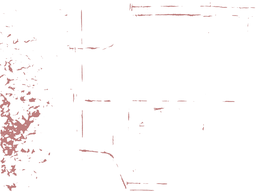
#> input picture masks/red_mask.png, 256 x 192 px, shrunk from 4056 x 3040 before the run
$ python region_analysis.py
#> lines starting #> are read from the running program, lines starting #| are printed output that depends on the picture
#!.conda/bin/python
from PIL import Image
import numpy as np
import matplotlib.pyplot as plt
from skimage.measure import regionprops, label
from scipy.ndimage import rotate

# Load the red mask image
red_mask_image_path = './masks/red_mask.png'
red_mask = Image.open(red_mask_image_path)
#> red_mask is the input picture: PIL image 256x192 RGBA; mean R, G, B, A 12.9, 0, 0, 4.3

# Convert to numpy array and get the alpha channel as the mask
red_mask_np = np.array(red_mask)
alpha_channel = red_mask_np[:, :, 3]  # Assuming the alpha channel is the last one
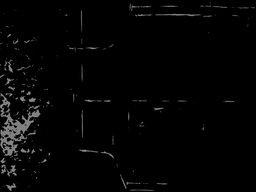
#> alpha_channel: shape (192, 256); min 0, max 155, mean 4.3

# Label connected components
labeled_mask = label(alpha_channel)
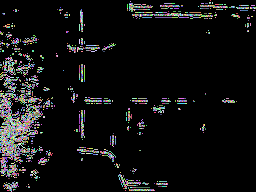
#> labeled_mask: shape (192, 256) int64; 4252 distinct labels, from 0 to 4251; one colour per label, 0 black

# Analyze properties of labeled regions
regions = regionprops(labeled_mask)
#> regions = 4251 regions

# Placeholder for categorized cracks
vertical_cracks = []
horizontal_cracks = []
diagonal_cracks = []

# Classify based on orientation and aspect ratio
for props in regions:
    y0, x0, y1, x1 = props.bbox
    region_height = y1 - y0
    region_width = x1 - x0
    aspect_ratio = region_width / float(region_height)

    # Criteria for differentiating crack types (can be fine-tuned)
    if aspect_ratio > 1.2:
        horizontal_cracks.append(props.bbox)
    elif aspect_ratio < 0.8:
        vertical_cracks.append(props.bbox)
    else:
        # Assuming square-like regions are diagonal cracks
        # This is a simplification and might not be accurate
        orientation = props.orientation
        if -np.pi/4 <= orientation <= np.pi/4:
            horizontal_cracks.append(props.bbox)
        else:
            diagonal_cracks.append(props.bbox)
#> this loop made 4251 passes
#> (y0, x0, y1, x1, region_height, region_width, aspect_ratio) on passes 1 to 12: (0, 210, 1, 211, 1, 1, 1), (1, 130, 2, 131, 1, 1, 1), (2, 209, 3, 210, 1, 1, 1), (2, 210, 3, 211, 1, 1, 1), (2, 212, 4, 213, 2, 1, 0.5), (3, 129, 4, 130, 1, 1, 1), (3, 130, 4, 131, 1, 1, 1), (3, 131, 4, 132, 1, 1, 1), (3, 132, 4, 133, 1, 1, 1), (3, 164, 4, 171, 1, 7, 7), (3, 171, 4, 172, 1, 1, 1), (3, 172, 4, 175, 1, 3, 3)
#> (y0, x0, y1, x1, region_height) on pass 90: (6, 143, 7, 144, 1)

# Function to display cracks
def show_cracks(cracks, title):
#> called with title = 'Vertical Cracks'
    fig, ax = plt.subplots()
    ax.imshow(alpha_channel, cmap='gray')
    for bbox in cracks:
        y0, x0, y1, x1 = bbox
        rect = plt.Rectangle((x0, y0), x1-x0, y1-y0, linewidth=1, edgecolor='r', facecolor='none')
        ax.add_patch(rect)
#> this loop made 146 passes
#> bbox on passes 1 to 12: (2, 212, 4, 213), (4, 127, 8, 128), (9, 61, 11, 62), (9, 127, 11, 128), (13, 80, 15, 81), (14, 69, 16, 70), (14, 134, 16, 135), (14, 195, 16, 196), (14, 216, 16, 217), (16, 80, 18, 81), (16, 82, 18, 83), (17, 249, 19, 250)
    ax.set_title(title)
    plt.show()

# Display the results
show_cracks(vertical_cracks, 'Vertical Cracks')
show_cracks(horizontal_cracks, 'Horizontal Cracks')
#> call 2 of show_cracks, with title = 'Horizontal Cracks'
#> the loop in show_cracks (call 2), `for bbox in cracks:` made 4101 passes
#> bbox on passes 1 to 3: (0, 210, 1, 211), (1, 130, 2, 131), (2, 209, 3, 210)
#> in show_cracks (call 2), `plt.show()`:
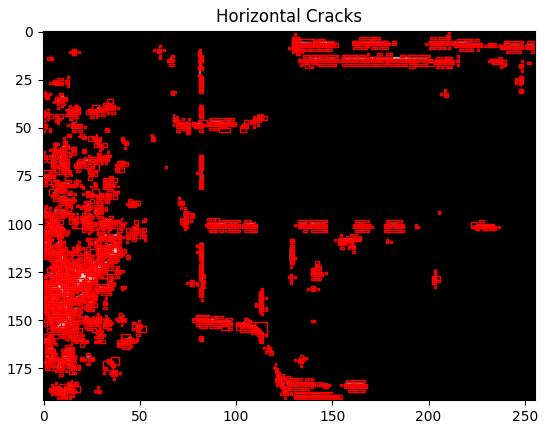
#> figure drawn by matplotlib, 1 panel
show_cracks(diagonal_cracks, 'Diagonal Cracks')
#> call 3 of show_cracks, with title = 'Diagonal Cracks'
#> the loop in show_cracks (call 3), `for bbox in cracks:` made 4 passes
#> bbox on passes 1 to 4: (57, 8, 60, 11), (71, 19, 74, 22), (128, 18, 131, 21), (143, 19, 148, 25)
#> in show_cracks (call 3), `plt.show()`:
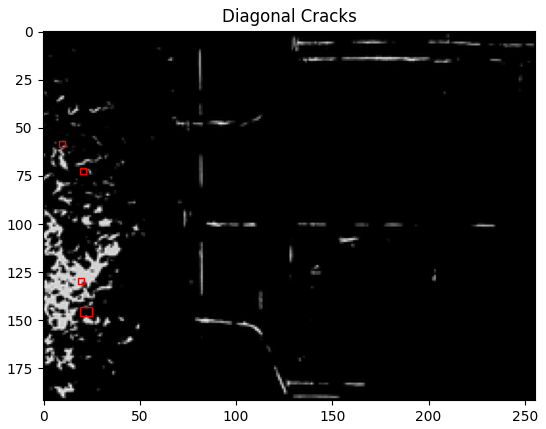
#> figure drawn by matplotlib, 1 panel

import matplotlib.pyplot as plt
from matplotlib.patches import Rectangle

# Define a function to save images of cracks
def save_crack_images(cracks, title, save_path):
#> called with title = 'Vertical Cracks', save_path = 'vertical_cracks.png'
    fig, ax = plt.subplots()
    ax.imshow(alpha_channel, cmap='gray')  # Assuming 'alpha_channel' is your mask
    for bbox in cracks:
        y0, x0, y1, x1 = bbox
        ax.add_patch(Rectangle((x0, y0), x1 - x0, y1 - y0, linewidth=1, edgecolor='r', facecolor='none'))
    ax.set_title(title)
    plt.axis('off')  # Turn off axis
    plt.savefig(save_path, bbox_inches='tight', pad_inches=0)
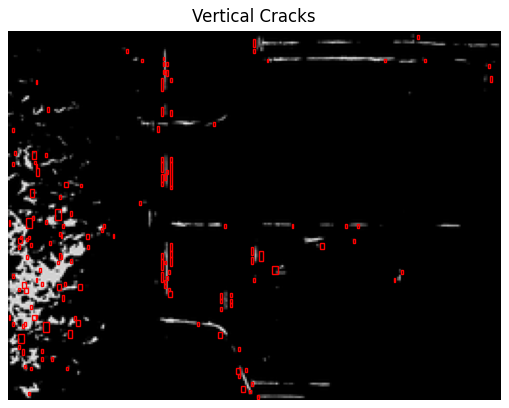
#> figure drawn by matplotlib, 1 panel
    plt.close()

# Example usage:
save_crack_images(vertical_cracks, 'Vertical Cracks', 'vertical_cracks.png')
save_crack_images(horizontal_cracks, 'Horizontal Cracks', 'horizontal_cracks.png')
#> call 2 of save_crack_images, with title = 'Horizontal Cracks', save_path = 'horizontal_cracks.png'
#> the loop in save_crack_images (call 2), `for bbox in cracks:` made 4101 passes
#> in save_crack_images (call 2), `plt.savefig(save_path, bbox_inches='tight', pad_inches=0)`:
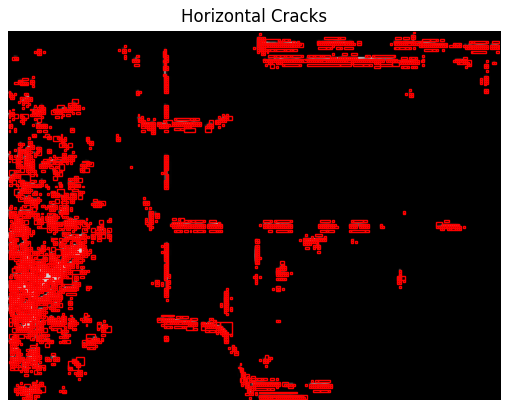
#> figure drawn by matplotlib, 1 panel
save_crack_images(diagonal_cracks, 'Diagonal Cracks', 'diagonal_cracks.png')
#> call 3 of save_crack_images, with title = 'Diagonal Cracks', save_path = 'diagonal_cracks.png'
#> the loop in save_crack_images (call 3), `for bbox in cracks:` made 4 passes
#> in save_crack_images (call 3), `plt.savefig(save_path, bbox_inches='tight', pad_inches=0)`:
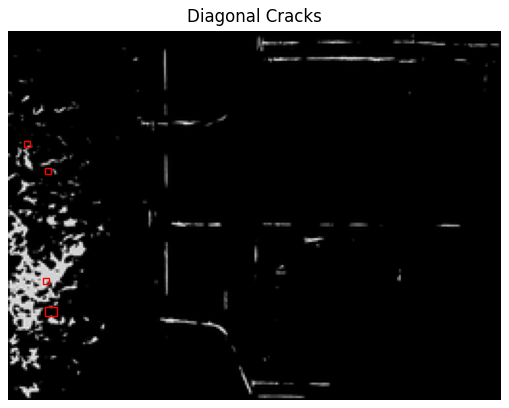
#> figure drawn by matplotlib, 1 panel
